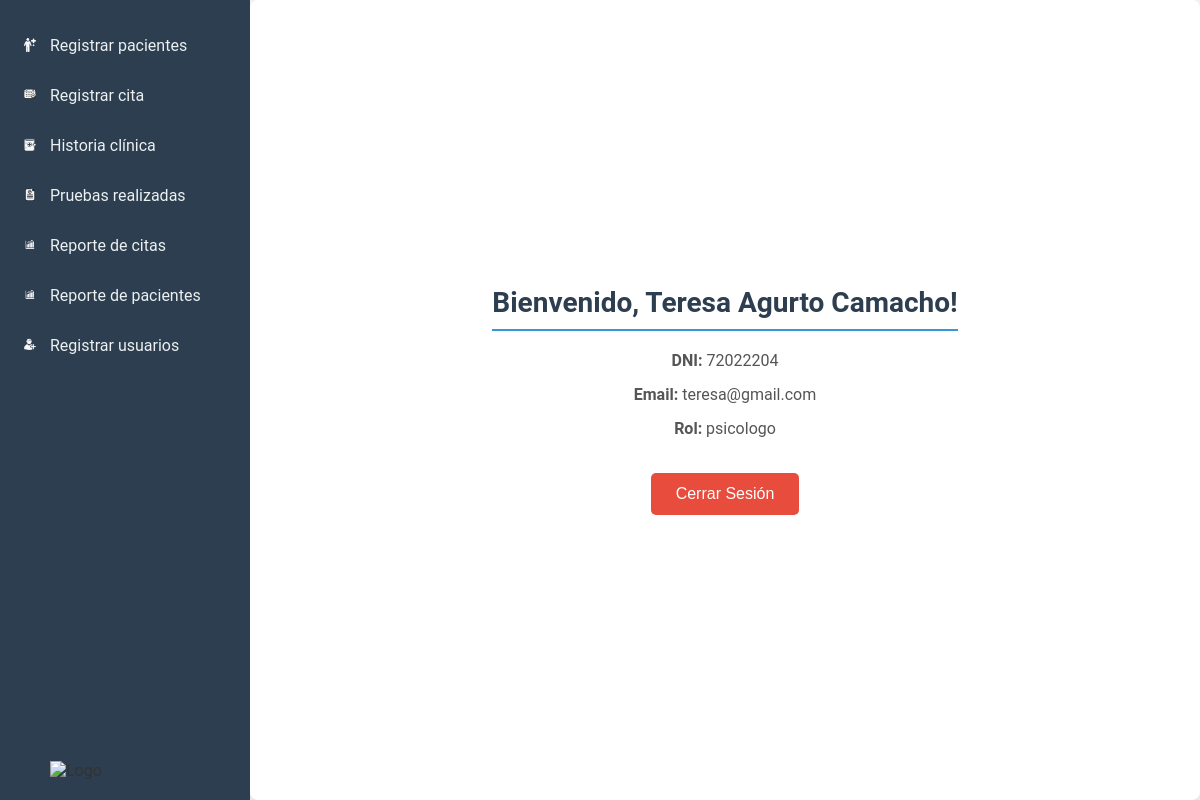
Page /public/dashboard.php (signed in) on the committed database.
### tables this page shows
CREATE TABLE usuarios (
  id_usuario INT NOT NULL AUTO_INCREMENT,
  dni VARCHAR(15) NOT NULL,
  nombre VARCHAR(100) NOT NULL,
  apellidos VARCHAR(100) NOT NULL,
  email VARCHAR(100) NOT NULL,
  contrasena VARCHAR(100) NOT NULL,
  rol VARCHAR(50) NOT NULL,
  PRIMARY KEY (id_usuario),
  UNIQUE KEY dni (dni),
  UNIQUE KEY email (email)
);

### public/dashboard.php (the view, shortened to what this page needs)
<?php
include('../includes/db.php');
$dni = $_SESSION['dni'];
$sql = "SELECT * FROM usuarios WHERE dni = ?";
$stmt = $conn->prepare($sql);
$stmt->bind_param("s", $dni);
$stmt->execute();
$result = $stmt->get_result();
$user = $result->fetch_assoc();
?>
<!DOCTYPE html>
<html lang="es">
<head>
    <link rel="stylesheet" href="css/dashboard.css">
</head>
<body>
    <div class="container">
        <div class="sidebar">
            <a href="paciente.php"><img src="img/register_patient.png" alt="Registrar pacientes" class="icon">Registrar pacientes</a>
            <a href="citas.php"><img src="img/register_appointment.png" alt="Registrar cita" class="icon">Registrar cita</a>
            <a href="historiaclinica.php"><img src="img/clinical_history.png" alt="Historia clínica" class="icon">Historia clínica</a>
            <a href="pruebas.php"><img src="img/tests_done.png" alt="Pruebas realizadas" class="icon">Pruebas realizadas</a>
            <a href="reportecitas.php"><img src="img/appointment_report.png" alt="Reporte de citas" class="icon">Reporte de citas</a>
            <a href="pacientes.php"><img src="img/appointment_report.png" alt="Reporte de pacientes" class="icon">Reporte de pacientes</a>
            <a href="usuarios.php"><img src="img/register_user.png" alt="Registrar usuarios" class="icon">Registrar usuarios</a>
            <img src="img/Logo.png" alt="Logo" class="logo">
        </div>
        <div class="main-content">
            <h1>Bienvenido, <?php echo htmlspecialchars($user['nombre'] . ' ' . $user['apellidos']); ?>!</h1>
            <p><strong>DNI:</strong> <?php echo htmlspecialchars($user['dni']); ?></p>
            <p><strong>Email:</strong> <?php echo htmlspecialchars($user['email']); ?></p>
            <p><strong>Rol:</strong> <?php echo htmlspecialchars($user['rol']); ?></p>
            <button class="logout-button" onclick="window.location.href='logout.php'">Cerrar Sesión</button>
        </div>
    </div>
</body>
</html>

### public/css/dashboard.css (style rules this page uses)
* { margin: 0; padding: 0; box-sizing: border-box; }
body { font-family: 'Roboto', sans-serif; background-color: #f4f4f4; color: #333; }
.container { display: flex; height: 100vh; }
.sidebar { width: 250px; background-color: #2c3e50; padding-top: 20px; display: flex; flex-direction: column; align-items: center; position: relative; }
.sidebar a { text-decoration: none; color: #ecf0f1; width: 100%; text-align: left; padding: 15px 20px; display: flex; align-items: center; font-size: 16px; transition: background-color 0.3s, color 0.3s; border-radius: 5px; }
.sidebar .icon { margin-right: 10px; height: 20px; }
.sidebar .logo { margin-top: auto; margin-bottom: 20px; width: 150px; height: auto; }
.main-content { flex: 1; padding: 20px; background-color: #ffffff; border-radius: 8px; box-shadow: 0 4px 8px rgba(0, 0, 0, 0.1); display: flex; flex-direction: column; align-items: center; justify-content: center; text-align: center; }
h1 { font-size: 28px; color: #2c3e50; margin-bottom: 20px; border-bottom: 2px solid #3498db; padding-bottom: 10px; }
p { font-size: 16px; margin-bottom: 15px; color: #555; }
.logout-button { background-color: #e74c3c; color: white; border: none; padding: 12px 25px; font-size: 16px; cursor: pointer; border-radius: 5px; transition: background-color 0.3s; margin-top: 20px; }

### rows in the picture
usuarios: nombre+apellidos "Teresa Agurto Camacho", dni "72022204", email "teresa@gmail.com", rol "psicologo"
